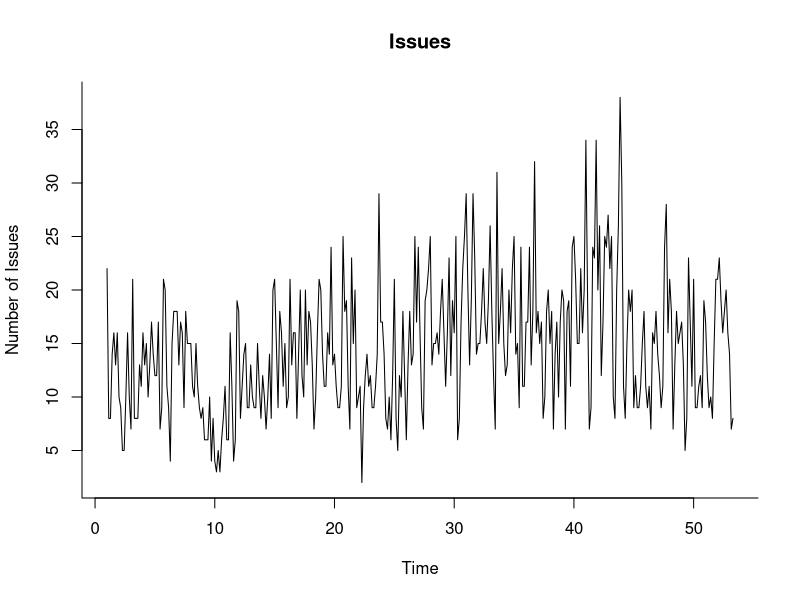
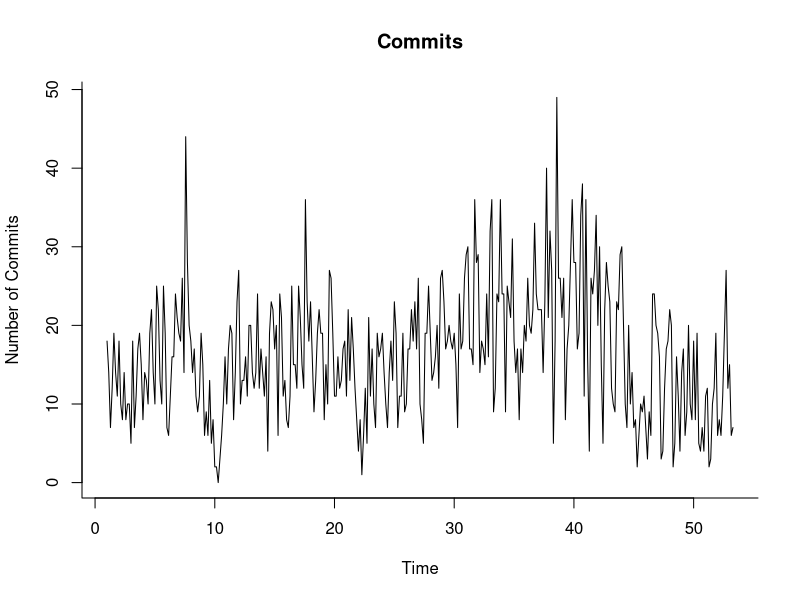
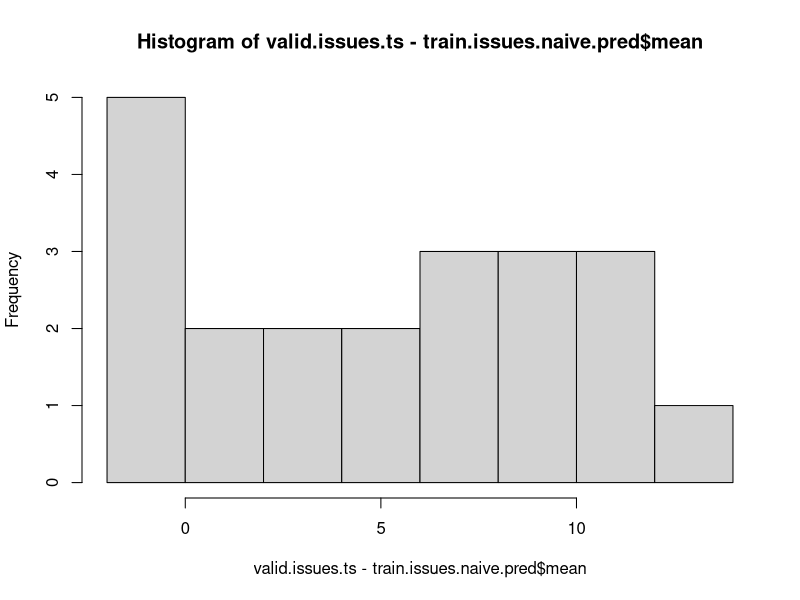
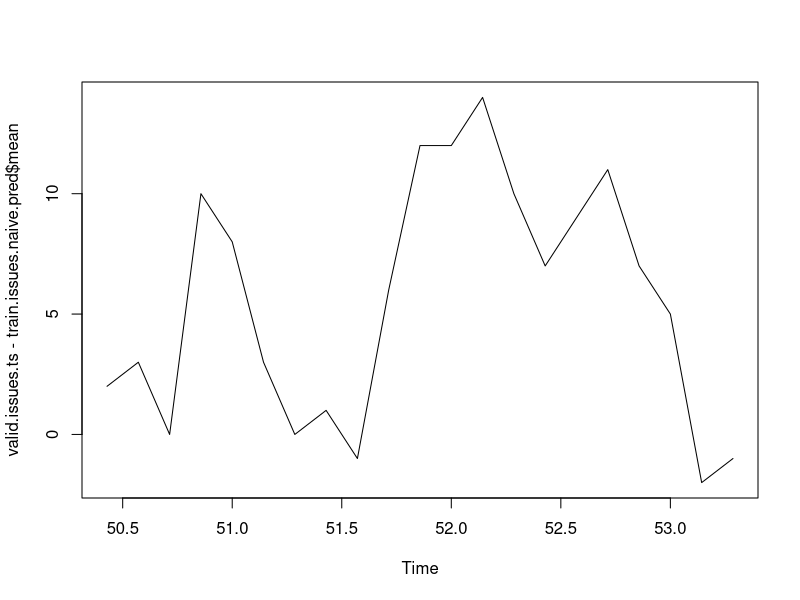
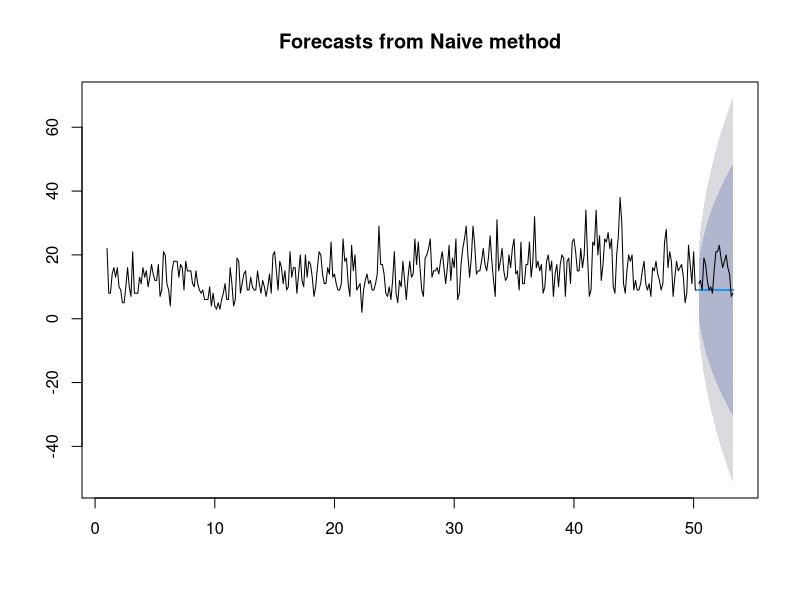
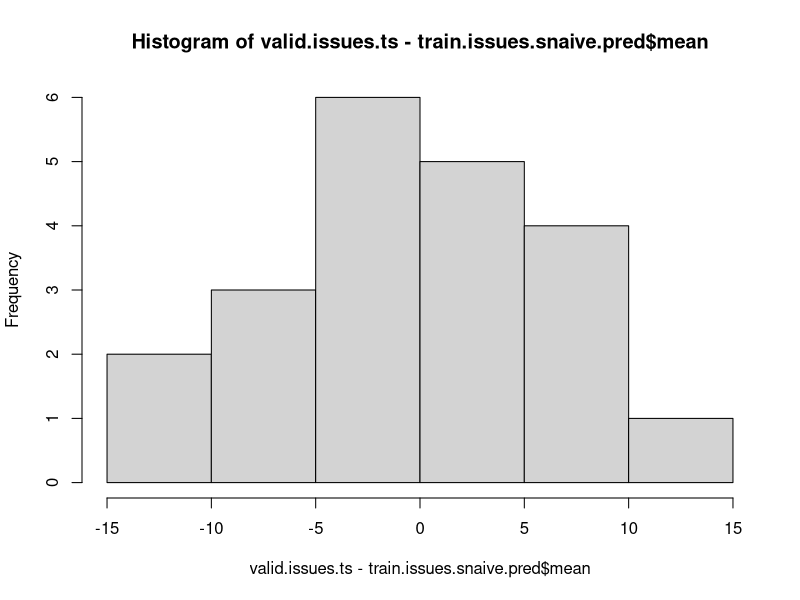
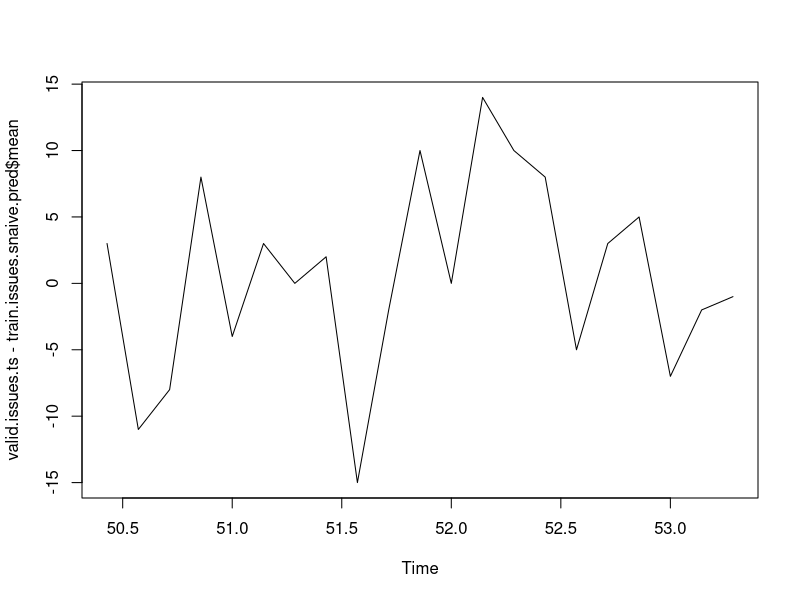
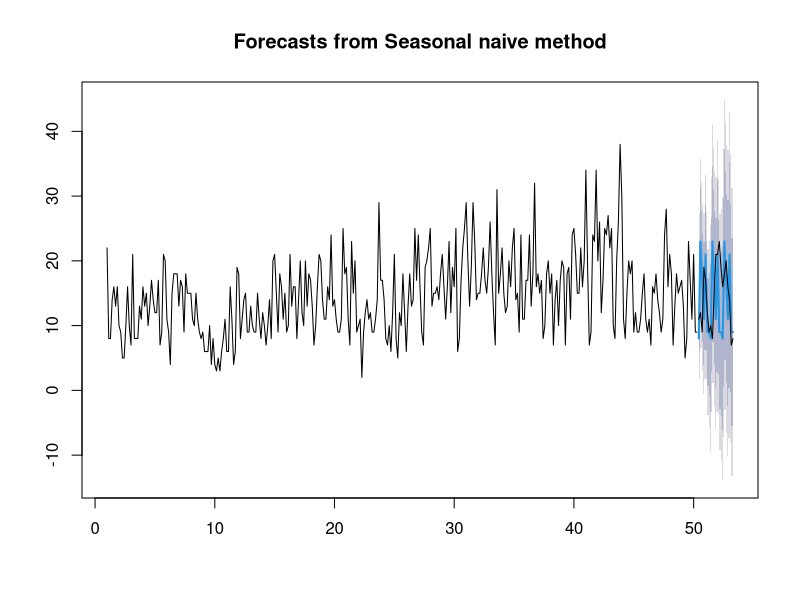

The R script that drew these images, in order: (Note: this script raises an error after producing the figures.)
## ---- chunk 1
#install.packages('forecast')
library('forecast')
#load the data frame
issues.csv <- read.csv("issues/julialang_julia.csv")
commits.csv <- read.csv("commits/julialang_julia.csv")

issues.csv$date = as.POSIXlt(as.Date(issues.csv$date,format='%m/%d/%Y'))
commits.csv$date = as.POSIXlt(as.Date(commits.csv$date,format='%m/%d/%Y'))
## ---- chunk 2
to_date <- issues.csv$date[length(issues.csv$date)]
from_date <- to_date
from_date$year <- from_date$year - 1

issues.csv <- subset(issues.csv, date <= to_date & date >= from_date)
commits.csv <- subset(commits.csv, date <= to_date & date >= from_date)
## ---- chunk 3
#loading issues and commits into a ts object
issues.ts <- ts(issues.csv$number_of_issues, frequency = 7) 

commits.ts <- ts(commits.csv$number_of_commits, frequency = 7) 
plot(issues.ts, main = 'Issues', bty = 'l', ylab = 'Number of Issues')
plot(commits.ts, main = 'Commits', bty = 'l', ylab = 'Number of Commits')
## ---- chunk 4
time <- time(issues.ts)

n.valid <- 21
n.train <- length(issues.ts) - n.valid

train.issues.ts <- window(issues.ts, start=time[1], end=time[n.train])
valid.issues.ts <- window(issues.ts, 
                   start=time[n.train+1], 
                   end=time[n.train+n.valid])
## ---- chunk 5
train.issues.naive.pred <- naive(train.issues.ts, h=n.valid)
accuracy(train.issues.naive.pred, valid.issues.ts)
hist(valid.issues.ts - train.issues.naive.pred$mean)
plot(valid.issues.ts - train.issues.naive.pred$mean)
plot(train.issues.naive.pred)
lines(valid.issues.ts)
## ---- chunk 6
train.issues.snaive.pred <- snaive(train.issues.ts, h=n.valid)
accuracy(train.issues.snaive.pred, valid.issues.ts)
hist(valid.issues.ts - train.issues.snaive.pred$mean)
plot(valid.issues.ts - train.issues.snaive.pred$mean)
plot(train.issues.snaive.pred)
lines(valid.issues.ts)
## ---- chunk 7
train.issues.hw.pred <- hw(train.issues.ts, hw = "ZAA", h = n.valid)
accuracy(train.issues.hw.pred, valid.issues.ts)
hist(valid.issues.ts - train.issues.hw.pred$mean)
plot(valid.issues.ts - train.issues.hw.pred$mean)
plot(train.issues.hw.pred)
lines(valid.issues.ts)
## ---- chunk 8
train.issues.d1 <- diff(train.issues.ts, lag = 1)
train.issues.d1.d7 <- diff(train.issues.d1, lag = 7)

ma.trailing <- rollmean(train.issues.d1.d7, k = 7, align = "right")
last.ma <- tail(ma.trailing, 1)
ma.trailing.pred <- ts(c(train.issues.d1.d7[1:6], ma.trailing, rep(last.ma, n.valid)), start=c(2,2), frequency = 7)

ma.dd.pred.d1 <- diffinv(ma.trailing.pred, lag = 7, xi=train.issues.d1[1:7])
ma.dd.pred <- diffinv(ma.dd.pred.d1, lag = 1, xi=train.issues.ts[1])

accuracy(ma.dd.pred[(n.train+1):(n.train+n.valid)], valid.issues.ts)
hist(valid.issues.ts - ma.dd.pred[(n.train+1):(n.train+n.valid)])
plot(valid.issues.ts - ma.dd.pred[(n.train+1):(n.train+n.valid)])
plot(ma.dd.pred,col='red')
lines(issues.ts,col='blue')
## ---- chunk 9
train.issues.linear.regr.m <- tslm(train.issues.ts ~ trend + season, lambda = 0)
train.issues.linear.regr.m 
train.issues.linear.regr.pred <- forecast(train.issues.linear.regr.m , h=n.valid)

accuracy(train.issues.linear.regr.pred, valid.issues.ts)
hist(valid.issues.ts - train.issues.linear.regr.pred$mean)
plot(valid.issues.ts - train.issues.linear.regr.pred$mean)
plot(train.issues.linear.regr.pred)
lines(valid.issues.ts)
